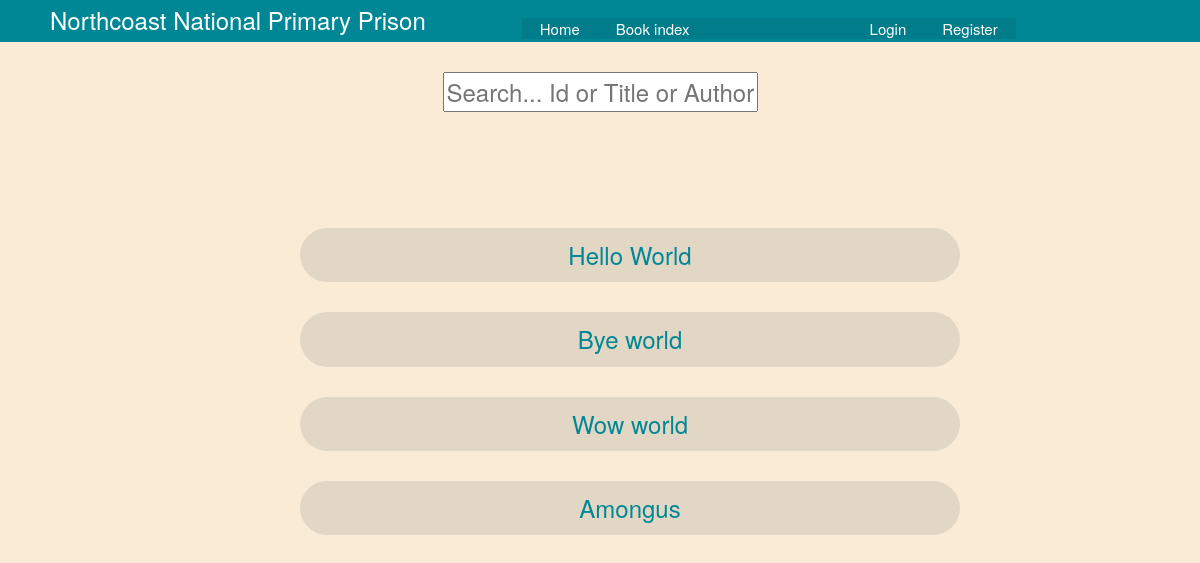
Page /booklist/ on the earlier database version.
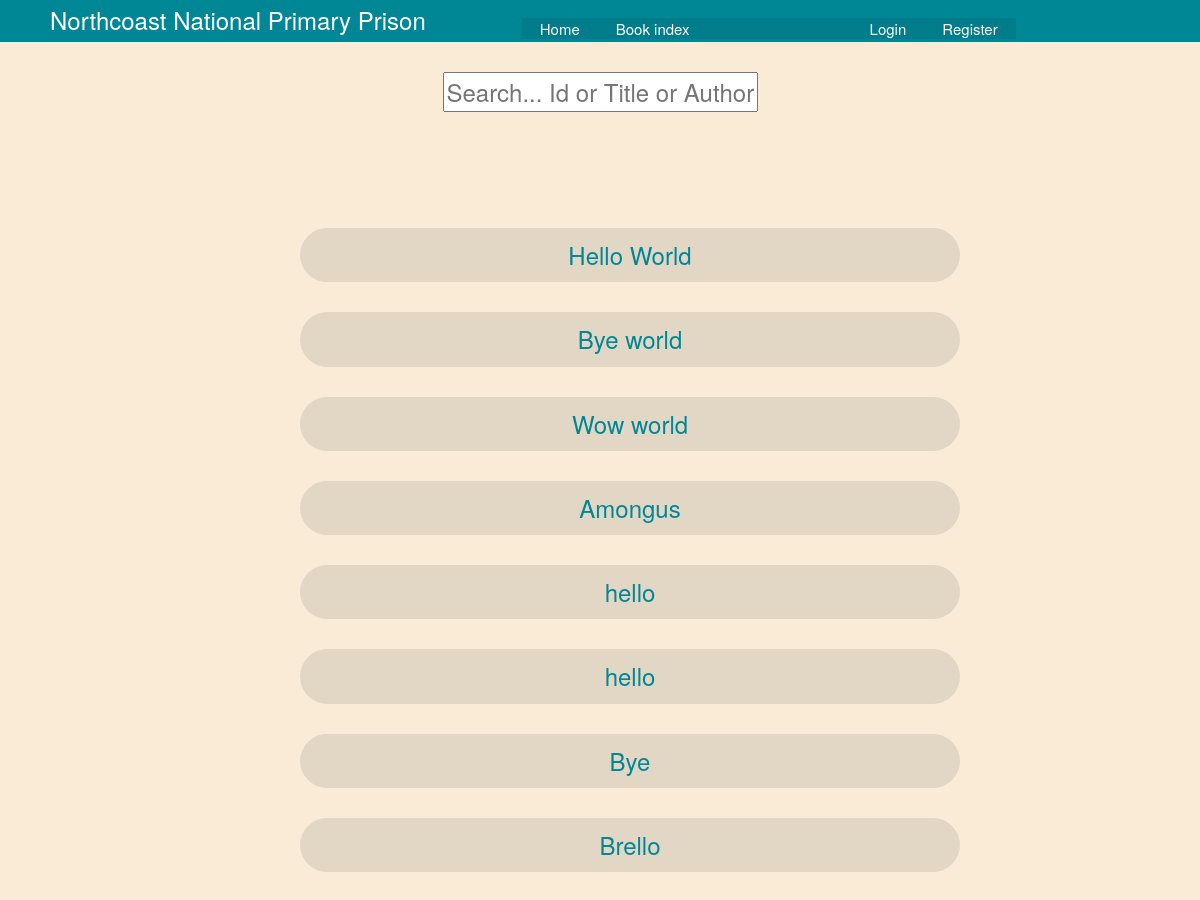
Same page on the later database version.
### homepage/models.py (models this page shows, shortened)
class books(models.Model):
    title = models.CharField(max_length=100)
    summary = models.TextField()
    author = models.CharField(max_length=100)
    date = models.DateTimeField(auto_now_add=True)
    checked_out = models.BooleanField(default=False)
    id = models.CharField(max_length=100, primary_key=True)
    book_owner = models.CharField(max_length=100)

### homepage/views.py (the view)
# urls.py: path('booklist/', views.listBook, name='viewing-book-page'),
def listBook(request):
    boxes = []
    box= []
    from .models import books
    ls = books.objects.all()
    for i in ls:
        boxes.append({'title':f'{i.title}', 'id':f'{i.id}', 'author':f'{i.author}', 'summary':f'{i.summary}'})
        box.append(i)
    return render(request, "siteRoot/bookList.html", {"boxes":boxes, 'yes':len(boxes) < 10, 'box':box, 'isPartOf':isPartOfGroup(request.user, 'librarian')})

### homepage/views.py (called while the page is built)
def isPartOfGroup(user, group_name):
    return user.groups.filter(name=group_name).exists()

### homepage/templates/siteRoot/bookList.html
{% extends "siteRoot/base.html" %}
{%block content%}
<div id='blBg'>
    <div id='searchBox'><form action="{% url 'search' %}"><input id="searchBoxInputArea"type="text" name="search" placeholder="Search... Id or Title or Author"></form></div>
    <div id=contentResults>
        {% for i in box %}
            <div class=contentBoxes><a href={{i.id}}>{{i.title}}</a></div>
        {% endfor %}
    </div>
    <br><br><br><br><br><br><br><br><br><br><br><br><br>
    {%for i in boxes%}
        <br><br><br><br><br><br>
    {%endfor%}
    {%if yes%}
        <br><br><br><br><br><br><br><br><br><br><br><br><br><br>
        <br><br><br><br><br><br><br><br><br><br><br><br><br><br>
    {%endif%}
</div>
{%endblock content%}

### homepage/templates/siteRoot/base.html (shortened to what this page needs)
<!DOCTYPE html>
<html>
<head>
    <link href="//maxcdn.bootstrapcdn.com/bootstrap/3.2.0/css/bootstrap.min.css" rel="stylesheet"/>
    <div class=header>
        <ul>
            <li id=afss>Northcoast National Primary Prison</li>
            <li><a class=afs href="/">Home</a></li>
            <li><a class=afs href="/booklist">Book index</a></li>
            <li><a class=afs>         </a></li>
            <li><a class=afs>         </a></li>
            <li><a class=afs>         </a></li>
            <li><a class=afs>         </a></li>
            {%if user.is_authenticated%}
                <li><a class=afs href="/logout">Logout</a></li>
            {%else%}
                <li><a class=afs href="/login">Login</a></li>
                <li><a class=afs href="/register">Register</a></li>
            {%endif%}
        </ul>
    </div>
</head>
<body>
{% block content %}{% endblock %}
</body>
</html>

### homepage/templates/siteRoot/base.html (style rules this page uses)
.header { position: relative; width: 100%; z-index: 100; }
ul { top: 0; position: fixed; font-size: 3vh; list-style-type: none; margin-top: 0; margin-left: 0; padding: 0; left: 0; background-color: rgb(0, 135, 150); overflow: hidden; min-width: 100%; }
ul li { min-height: 5vh; padding-top: 1vh; background-color: rgb(0, 135, 150); float: left; }
ul li a { text-decoration: none; background-color: rgb(0, 124, 138); }
#afss { padding-left: calc(50px ); padding-right: calc(8vw); font-size: 2vw; color: white; top: -50%; transform: translate(0%, -11%); }
.afs { color: white; transition: all 0.5s; font-size: 1.25vw; padding-left: 1.5vw; padding-right: 1.5vw; text-decoration: none; }
body { margin-top: 6vh; margin-left: 0; margin-bottom: 0; background-color:rgb(250, 235, 215); }
body #blBg { position:relative; overflow-block:initial; width: 100vw; resize: vertical; height: fit-content; background-size: cover; background-color: rgb(250, 235, 215); color: rgb(0, 135, 150); }
body #blBg #contentResults { position:absolute; width: 100vw; top: 150px; }
body #blBg #contentResults .contentBoxes { margin-right: 20vw; border-radius: 30px; position: relative; margin-left: 25vw; text-align: center; margin-top: 30px; padding: 10px; font-size: 2vw; background-color: rgb(226, 214, 197); transition: all 0.25s; transition-delay: 0.15s; }
body #blBg #contentResults .contentBoxes a { text-decoration: none; color: rgb(0, 135, 150); transition: all 0.25s; transition-delay:0.25s; }
body #searchBox { position: absolute; top: 0%; left: 50%; transform: translate(-50%, 0%); width: 100%; height: 10vh; padding: 2vw; font-size: 2vw; text-align: center; }
body #searchBoxInputArea { width: 26.25vw; -webkit-transition: width 0.4s ease-in-out; transition: width 0.4s ease-in-out; }

Differences in the rows shown:
added books: title "hello"
added books: title "hello"
added books: title "Bye"
added books: title "Brello"
